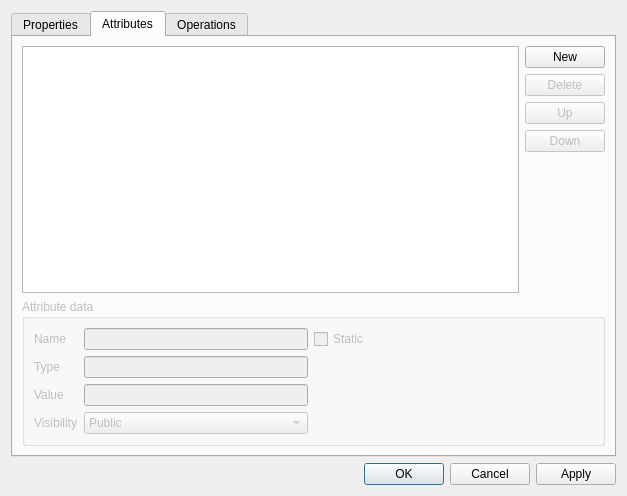
<?xml version="1.0" encoding="UTF-8"?>
<ui version="4.0">
 <class>ComplexProperty</class>
 <widget class="QDialog" name="ComplexProperty">
  <property name="geometry">
   <rect>
    <x>0</x>
    <y>0</y>
    <width>627</width>
    <height>496</height>
   </rect>
  </property>
  <property name="windowTitle">
   <string>Dialog</string>
  </property>
  <layout class="QVBoxLayout" name="verticalLayout">
   <item>
    <widget class="QTabWidget" name="tabWidget">
     <property name="currentIndex">
      <number>1</number>
     </property>
     <widget class="QWidget" name="Properties">
      <attribute name="title">
       <string>Properties</string>
      </attribute>
      <layout class="QGridLayout" name="gridLayout_3">
       <item row="4" column="0">
        <spacer name="verticalSpacer_3">
         <property name="orientation">
          <enum>Qt::Vertical</enum>
         </property>
         <property name="sizeHint" stdset="0">
          <size>
           <width>20</width>
           <height>40</height>
          </size>
         </property>
        </spacer>
       </item>
       <item row="1" column="0">
        <widget class="QCheckBox" name="isAbstract">
         <property name="text">
          <string>Abstract</string>
         </property>
        </widget>
       </item>
       <item row="3" column="0">
        <widget class="QCheckBox" name="isOpeVisible">
         <property name="text">
          <string>Operations visible</string>
         </property>
        </widget>
       </item>
       <item row="0" column="1">
        <widget class="QLineEdit" name="name"/>
       </item>
       <item row="2" column="0">
        <widget class="QCheckBox" name="isAttrVisible">
         <property name="text">
          <string>Attributes visible</string>
         </property>
        </widget>
       </item>
       <item row="0" column="0">
        <widget class="QLabel" name="nameLabel">
         <property name="text">
          <string>Name</string>
         </property>
        </widget>
       </item>
       <item row="0" column="2">
        <spacer name="horizontalSpacer_2">
         <property name="orientation">
          <enum>Qt::Horizontal</enum>
         </property>
         <property name="sizeHint" stdset="0">
          <size>
           <width>40</width>
           <height>20</height>
          </size>
         </property>
        </spacer>
       </item>
      </layout>
     </widget>
     <widget class="QWidget" name="Attributes">
      <attribute name="title">
       <string>Attributes</string>
      </attribute>
      <layout class="QVBoxLayout" name="verticalLayout_2">
       <item>
        <layout class="QHBoxLayout" name="horizontalLayout">
         <item>
          <widget class="QListWidget" name="attrList">
           <property name="acceptDrops">
            <bool>false</bool>
           </property>
           <property name="dragEnabled">
            <bool>false</bool>
           </property>
           <property name="dragDropOverwriteMode">
            <bool>false</bool>
           </property>
           <property name="dragDropMode">
            <enum>QAbstractItemView::InternalMove</enum>
           </property>
           <property name="alternatingRowColors">
            <bool>true</bool>
           </property>
           <property name="movement">
            <enum>QListView::Snap</enum>
           </property>
           <property name="isWrapping" stdset="0">
            <bool>false</bool>
           </property>
          </widget>
         </item>
         <item>
          <layout class="QVBoxLayout" name="verticalLayout_3">
           <item>
            <widget class="QPushButton" name="attrNewButton">
             <property name="text">
              <string>New</string>
             </property>
            </widget>
           </item>
           <item>
            <widget class="QPushButton" name="attrDelButton">
             <property name="enabled">
              <bool>false</bool>
             </property>
             <property name="text">
              <string>Delete</string>
             </property>
            </widget>
           </item>
           <item>
            <widget class="QPushButton" name="attrUpButton">
             <property name="enabled">
              <bool>false</bool>
             </property>
             <property name="text">
              <string>Up</string>
             </property>
            </widget>
           </item>
           <item>
            <widget class="QPushButton" name="attrDownButton">
             <property name="enabled">
              <bool>false</bool>
             </property>
             <property name="text">
              <string>Down</string>
             </property>
            </widget>
           </item>
           <item>
            <spacer name="verticalSpacer">
             <property name="orientation">
              <enum>Qt::Vertical</enum>
             </property>
             <property name="sizeHint" stdset="0">
              <size>
               <width>20</width>
               <height>40</height>
              </size>
             </property>
            </spacer>
           </item>
          </layout>
         </item>
        </layout>
       </item>
       <item>
        <widget class="QGroupBox" name="attrGroupBox">
         <property name="enabled">
          <bool>false</bool>
         </property>
         <property name="title">
          <string>Attribute data</string>
         </property>
         <layout class="QGridLayout" name="gridLayout_2">
          <item row="0" column="0">
           <widget class="QLabel" name="attrNameLabel">
            <property name="text">
             <string>Name</string>
            </property>
           </widget>
          </item>
          <item row="2" column="0">
           <widget class="QLabel" name="attrValueLabel">
            <property name="text">
             <string>Value</string>
            </property>
           </widget>
          </item>
          <item row="0" column="2">
           <widget class="QCheckBox" name="attrIsStatic">
            <property name="text">
             <string>Static</string>
            </property>
           </widget>
          </item>
          <item row="0" column="1">
           <widget class="QLineEdit" name="attrName"/>
          </item>
          <item row="1" column="0">
           <widget class="QLabel" name="attrTypeLabel">
            <property name="text">
             <string>Type</string>
            </property>
           </widget>
          </item>
          <item row="3" column="0">
           <widget class="QLabel" name="attrVisibilityLabel">
            <property name="text">
             <string>Visibility</string>
            </property>
           </widget>
          </item>
          <item row="2" column="1">
           <widget class="QLineEdit" name="attrValue"/>
          </item>
          <item row="3" column="1">
           <widget class="QComboBox" name="attrVisibility">
            <item>
             <property name="text">
              <string>Public</string>
             </property>
            </item>
            <item>
             <property name="text">
              <string>Protected</string>
             </property>
            </item>
            <item>
             <property name="text">
              <string>Private</string>
             </property>
            </item>
           </widget>
          </item>
          <item row="1" column="1">
           <widget class="QLineEdit" name="attrType"/>
          </item>
          <item row="0" column="3">
           <spacer name="horizontalSpacer">
            <property name="orientation">
             <enum>Qt::Horizontal</enum>
            </property>
            <property name="sizeHint" stdset="0">
             <size>
              <width>40</width>
              <height>20</height>
             </size>
            </property>
           </spacer>
          </item>
         </layout>
        </widget>
       </item>
      </layout>
     </widget>
     <widget class="QWidget" name="Operations">
      <attribute name="title">
       <string>Operations</string>
      </attribute>
      <layout class="QVBoxLayout" name="verticalLayout_4">
       <item>
        <layout class="QHBoxLayout" name="horizontalLayout_2">
         <item>
          <widget class="QListWidget" name="opeList"/>
         </item>
         <item>
          <layout class="QVBoxLayout" name="verticalLayout_5">
           <item>
            <widget class="QPushButton" name="opeNewButton">
             <property name="text">
              <string>New</string>
             </property>
            </widget>
           </item>
           <item>
            <widget class="QPushButton" name="opeDelButton">
             <property name="enabled">
              <bool>false</bool>
             </property>
             <property name="text">
              <string>Delete</string>
             </property>
            </widget>
           </item>
           <item>
            <widget class="QPushButton" name="opeUpButton">
             <property name="enabled">
              <bool>false</bool>
             </property>
             <property name="text">
              <string>Up</string>
             </property>
            </widget>
           </item>
           <item>
            <widget class="QPushButton" name="opeDownButton">
             <property name="enabled">
              <bool>false</bool>
             </property>
             <property name="text">
              <string>Down</string>
             </property>
            </widget>
           </item>
           <item>
            <spacer name="verticalSpacer_2">
             <property name="orientation">
              <enum>Qt::Vertical</enum>
             </property>
             <property name="sizeHint" stdset="0">
              <size>
               <width>20</width>
               <height>40</height>
              </size>
             </property>
            </spacer>
           </item>
          </layout>
         </item>
        </layout>
       </item>
       <item>
        <widget class="QGroupBox" name="opeGroupBox">
         <property name="enabled">
          <bool>false</bool>
         </property>
         <property name="title">
          <string>Operation data</string>
         </property>
         <layout class="QVBoxLayout" name="verticalLayout_6">
          <item>
           <layout class="QGridLayout" name="gridLayout">
            <item row="0" column="0">
             <widget class="QLabel" name="opeNameLabel">
              <property name="text">
               <string>Name</string>
              </property>
             </widget>
            </item>
            <item row="0" column="1">
             <widget class="QLineEdit" name="opeName"/>
            </item>
            <item row="0" column="2">
             <widget class="QLabel" name="opeTypeLabel">
              <property name="text">
               <string>Type</string>
              </property>
             </widget>
            </item>
            <item row="0" column="3">
             <widget class="QLineEdit" name="opeType"/>
            </item>
            <item row="1" column="0">
             <widget class="QLabel" name="opeVisibilityLabel">
              <property name="text">
               <string>Visibility</string>
              </property>
             </widget>
            </item>
            <item row="1" column="1">
             <widget class="QComboBox" name="opeVisibility">
              <item>
               <property name="text">
                <string>Public</string>
               </property>
              </item>
              <item>
               <property name="text">
                <string>Protected</string>
               </property>
              </item>
              <item>
               <property name="text">
                <string>Private</string>
               </property>
              </item>
             </widget>
            </item>
            <item row="1" column="2">
             <widget class="QCheckBox" name="opeIsStatic">
              <property name="text">
               <string>Static</string>
              </property>
             </widget>
            </item>
            <item row="1" column="3">
             <widget class="QCheckBox" name="opeIsConst">
              <property name="text">
               <string>Const</string>
              </property>
             </widget>
            </item>
           </layout>
          </item>
          <item>
           <widget class="QLabel" name="ParametersLabel">
            <property name="text">
             <string>Parameters :</string>
            </property>
           </widget>
          </item>
          <item>
           <layout class="QHBoxLayout" name="horizontalLayout_3">
            <item>
             <widget class="QListWidget" name="opeParamList"/>
            </item>
            <item>
             <layout class="QVBoxLayout" name="verticalLayout_7">
              <item>
               <widget class="QPushButton" name="opeParamNewButton">
                <property name="text">
                 <string>New</string>
                </property>
                <property name="checkable">
                 <bool>false</bool>
                </property>
               </widget>
              </item>
              <item>
               <widget class="QPushButton" name="opeParamDelButton">
                <property name="text">
                 <string>Delete</string>
                </property>
               </widget>
              </item>
              <item>
               <widget class="QPushButton" name="opeParamUpButton">
                <property name="text">
                 <string>Up</string>
                </property>
               </widget>
              </item>
              <item>
               <widget class="QPushButton" name="opeParamDownButton">
                <property name="text">
                 <string>Down</string>
                </property>
               </widget>
              </item>
             </layout>
            </item>
            <item>
             <widget class="QGroupBox" name="opeParamDataGroupBox">
              <property name="title">
               <string>Parameter data</string>
              </property>
              <layout class="QFormLayout" name="formLayout_3">
               <item row="0" column="0">
                <widget class="QLabel" name="opeParamNameLabel">
                 <property name="text">
                  <string>Name</string>
                 </property>
                </widget>
               </item>
               <item row="0" column="1">
                <widget class="QLineEdit" name="opeParamName"/>
               </item>
               <item row="1" column="0">
                <widget class="QLabel" name="opeParamTypeLabel">
                 <property name="text">
                  <string>Type</string>
                 </property>
                </widget>
               </item>
               <item row="1" column="1">
                <widget class="QLineEdit" name="opeParamType"/>
               </item>
               <item row="2" column="0">
                <widget class="QLabel" name="opeParamValueLabel">
                 <property name="text">
                  <string>Def. Value</string>
                 </property>
                </widget>
               </item>
               <item row="2" column="1">
                <widget class="QLineEdit" name="opeParamValue"/>
               </item>
              </layout>
             </widget>
            </item>
           </layout>
          </item>
         </layout>
        </widget>
       </item>
      </layout>
     </widget>
    </widget>
   </item>
   <item>
    <widget class="QDialogButtonBox" name="buttonBox">
     <property name="orientation">
      <enum>Qt::Horizontal</enum>
     </property>
     <property name="standardButtons">
      <set>QDialogButtonBox::Apply|QDialogButtonBox::Cancel|QDialogButtonBox::Ok</set>
     </property>
    </widget>
   </item>
  </layout>
 </widget>
 <resources/>
 <connections>
  <connection>
   <sender>buttonBox</sender>
   <signal>accepted()</signal>
   <receiver>ComplexProperty</receiver>
   <slot>accept()</slot>
   <hints>
    <hint type="sourcelabel">
     <x>248</x>
     <y>254</y>
    </hint>
    <hint type="destinationlabel">
     <x>157</x>
     <y>274</y>
    </hint>
   </hints>
  </connection>
  <connection>
   <sender>buttonBox</sender>
   <signal>rejected()</signal>
   <receiver>ComplexProperty</receiver>
   <slot>reject()</slot>
   <hints>
    <hint type="sourcelabel">
     <x>316</x>
     <y>260</y>
    </hint>
    <hint type="destinationlabel">
     <x>286</x>
     <y>274</y>
    </hint>
   </hints>
  </connection>
 </connections>
</ui>
